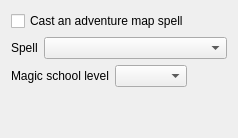
            <widget class="QWidget" name="tab_14">
             <attribute name="title">
              <string>Cast</string>
             </attribute>
             <layout class="QVBoxLayout" name="verticalLayout_8">
              <item>
               <widget class="QCheckBox" name="castSpellCheck">
                <property name="text">
                 <string>Cast an adventure map spell</string>
                </property>
               </widget>
              </item>
              <item>
               <layout class="QHBoxLayout" name="horizontalLayout_25">
                <item>
                 <widget class="QLabel" name="label_23">
                  <property name="text">
                   <string>Spell</string>
                  </property>
                 </widget>
                </item>
                <item>
                 <widget class="QComboBox" name="castSpell">
                  <property name="sizePolicy">
                   <sizepolicy hsizetype="Expanding" vsizetype="Fixed">
                    <horstretch>0</horstretch>
                    <verstretch>0</verstretch>
                   </sizepolicy>
                  </property>
                 </widget>
                </item>
               </layout>
              </item>
              <item>
               <layout class="QHBoxLayout" name="horizontalLayout_26">
                <item>
                 <widget class="QLabel" name="label_24">
                  <property name="text">
                   <string>Magic school level</string>
                  </property>
                 </widget>
                </item>
                <item>
                 <widget class="QComboBox" name="castLevel">
                  <property name="sizePolicy">
                   <sizepolicy hsizetype="Expanding" vsizetype="Fixed">
                    <horstretch>0</horstretch>
                    <verstretch>0</verstretch>
                   </sizepolicy>
                  </property>
                 </widget>
                </item>
                <item>
                 <spacer name="horizontalSpacer_6">
                  <property name="orientation">
                   <enum>Qt::Horizontal</enum>
                  </property>
                  <property name="sizeHint" stdset="0">
                   <size>
                    <width>40</width>
                    <height>20</height>
                   </size>
                  </property>
                 </spacer>
                </item>
               </layout>
              </item>
              <item>
               <spacer name="verticalSpacer">
                <property name="orientation">
                 <enum>Qt::Vertical</enum>
                </property>
                <property name="sizeHint" stdset="0">
                 <size>
                  <width>20</width>
                  <height>40</height>
                 </size>
                </property>
               </spacer>
              </item>
             </layout>
            </widget>
